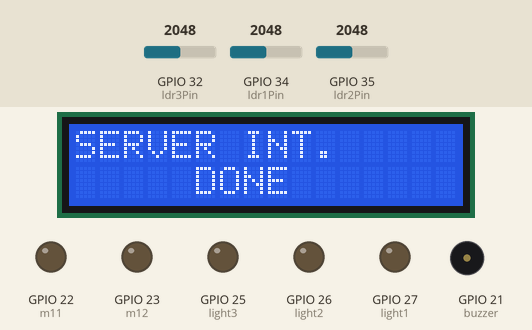
Bench run of a sketch on a simulated ESP32. Parts: 16×2 character LCD, output pins drawn as LEDs (lit = HIGH), buzzer (waves = sounding, pin HIGH). The test bench sets the inputs (shaded band); at power-on: GPIO 32 (ldr3Pin) = 2048, GPIO 34 (ldr1Pin) = 2048, GPIO 35 (ldr2Pin) = 2048. WiFi joins after 1.5 s; servers stay silent unless stated; uploads are accepted with an empty reply; what the sketch prints to the serial monitor is not drawn.

Above: at 9.6 s.
At 14.2 s:
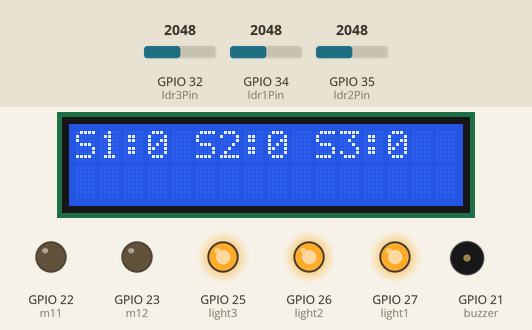
14.3 s: GPIO 32 (ldr3Pin) set to 1048
16.8 s: GPIO 32 (ldr3Pin) set to 943
At 17.9 s:
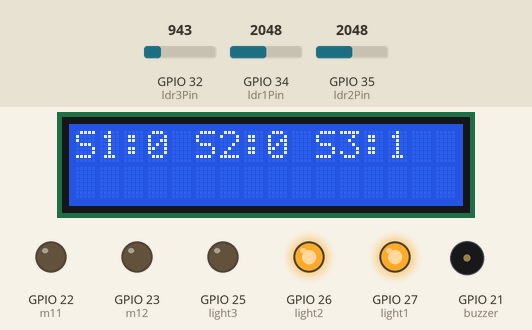
19.1 s: GPIO 34 (ldr1Pin) set to 1053
21.7 s: GPIO 34 (ldr1Pin) set to 962
At 23.2 s:
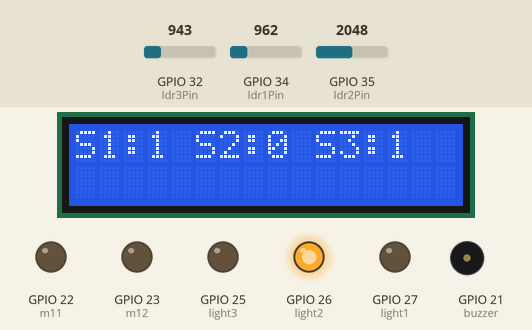
24.0 s: GPIO 35 (ldr2Pin) set to 1042
26.6 s: GPIO 35 (ldr2Pin) set to 956
At 28.7 s:
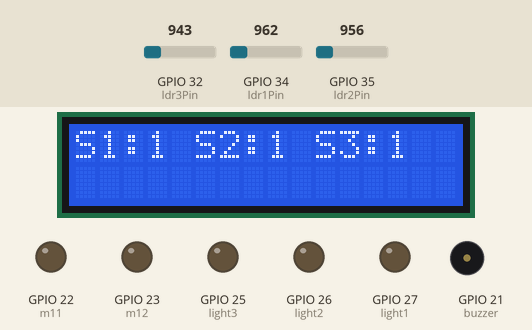
Timing chart, 0 to 30.2 s (numbered marks = the images above; inputs shaded):
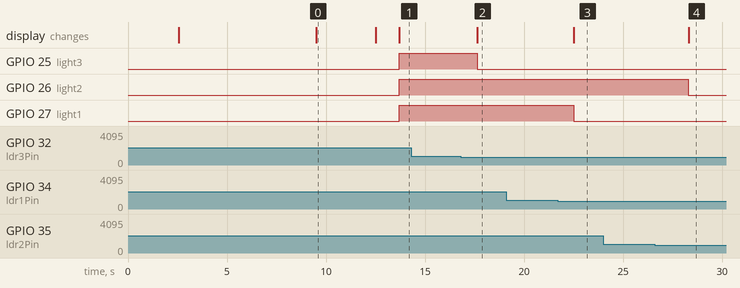

The sketch:

advanced_parking_slots_3_slots_bookingWORKING_WITH_LIGHTS.ino
```cpp
#include <WiFi.h>
#include <HTTPClient.h>
#include <LiquidCrystal.h>
#include <String.h>

int count1 = 0;                                          // count = 0
char input[12];

LiquidCrystal lcd (15,2,4,16,17,5);

#define ldr1Pin 34
#define ldr2Pin 35
#define ldr3Pin 32
#define ldr4Pin 33
#define ir 18
#define m11 22
#define m12 23
#define buzzer 21
#define light1 27
#define light2 26
#define light3 25


void send2server (String linkk);


// WiFi parameters to be configured
const char* ssid = "project12"; // Hoofdlettergevoelig
const char* password = "project123456"; // Hoofdlettergevoelig

String a1 = "http://sms.scubedigi.com/api.php?username=Mydreamacd&password=Mydre@m123&to=9652490222&from=MYDREM&message=";
String msg = "\0";
String updat = "http://projectsiot.xyz/IoTProjects/CarBooking/carbslot1.php?a=";
String gett = "http://projectsiot.xyz/IoTProjects/CarBooking/carslotup.php";
String rs = "\0";

char v1 = '\0';
char v2 = '\0';
char v3 = '\0';

char s1 = '\0';
char s2 = '\0';
char s3 = '\0';

int flag1 = 30000;
int flag2 = 30000;
int flag3 = 30000;

int ldr1  = 0;
int ldr2  = 0;
int ldr3 = 0;


String L1 = "N";
String L2 = "N";
String L0 = "N";

void forward ()
{
  digitalWrite(m11,HIGH);
  digitalWrite(m12,LOW);
}
void backward ()
{
  digitalWrite(m12,HIGH);
  digitalWrite(m11,LOW);
}

void stopp ()
{
  digitalWrite(m12,LOW);
  digitalWrite(m11,LOW);
}


void setup() {
  Serial.begin(9600);
  Serial.println("power up");


lcd.begin(16, 2);
  lcd.clear();
  lcd.setCursor(0, 0);
  lcd.print("ADVANCED PARKING");
  lcd.setCursor( 0, 1);
  lcd.print("PARKING SYSTEM     ");
  delay(2500);

   pinMode(ldr1Pin,INPUT);
          pinMode(ldr2Pin,INPUT);
          pinMode(ldr3Pin,INPUT);
          pinMode(ldr4Pin,INPUT);
          pinMode(ir,INPUT);
          pinMode(buzzer,OUTPUT);
          pinMode(m11,OUTPUT);
          pinMode(m12,OUTPUT);
pinMode(light1,OUTPUT);
pinMode(light2,OUTPUT);
pinMode(light3,OUTPUT);


lcd.clear();
lcd.setCursor(0,0);
        lcd.print("CONNECTING--TO");
        lcd.setCursor( 2,1);
         lcd.print(ssid);
         delay(100);

Serial.print("Bezig met verbinden");
  WiFi.begin(ssid, password); // Connect to WiFi

  // while wifi not connected yet, print '.'
  // then after it connected, get out of the loop
  while (WiFi.status() != WL_CONNECTED) {
     delay(500);
     Serial.print(".");
  }

  // Verbonden.
  Serial.println("OK!");

  // Access Point (SSID).
  Serial.print("SSID: ");
  Serial.println(WiFi.SSID());

  // IP adres.
  Serial.print("IP: ");
  Serial.println(WiFi.localIP());
Serial.println("state---------------1");
  // Signaalsterkte.
  long rssi = WiFi.RSSI();
  Serial.print("Signaal sterkte (RSSI): ");
  Serial.print(rssi);
  Serial.println(" dBm");
  Serial.println("");


Serial.print("A = "); Serial.println(updat+"0&b=0&c=0&d=0");


if(WiFi.status()== WL_CONNECTED){ //Check WiFi connection status

    HTTPClient http; //Declare an object of class HTTPClient

  http.begin(updat+"0&b=0&c=0&d=0");

int httpCode = http.GET(); //Send the request
    if (httpCode > 0) { //Check the returning code
      String payload = http.getString(); //Get the request response payload
      Serial.println(payload); //Print the response payload
    }
    http.end(); //Close connection

delay(5000);

  lcd.setCursor(0, 0);
  lcd.print("SERVER INT.       ");
  lcd.setCursor( 0, 1);
  lcd.print("     DONE     ");
delay(3000);

}

lcd.clear ();

lcd.setCursor(0,0);
lcd.print("S1:");
lcd.setCursor(5,0);
lcd.print("S2:");
lcd.setCursor(10,0);
lcd.print("S3:");


lcd.setCursor(3,0);
lcd.print("0");
lcd.setCursor(8,0);
lcd.print("0");
lcd.setCursor(13,0);
lcd.print("0");

  lcd.setCursor(0,1);
  lcd.print("GATE -- CLOSE    ");
  delay(200);

}


void loop()
{

flag1++;
flag2++;
flag3++;

if(WiFi.status()== WL_CONNECTED){ //Check WiFi connection status

    HTTPClient http; //Declare an object of class HTTPClient
 http.begin(gett);

int httpCode = http.GET(); //Send the request
    if (httpCode > 0) { //Check the returning code
      String payload = http.getString(); //Get the request response payload
      Serial.println("PAYLOAD="+payload); //Print the response payload


Serial.println(payload[payload.indexOf("sts0")+7]);
Serial.println(payload[payload.indexOf("sts1")+7]);
Serial.println(payload[payload.indexOf("sts2")+7]);

 v1 = payload[payload.indexOf("sts0")+7];
 v2 = payload[payload.indexOf("sts1")+7];
 v3 = payload[payload.indexOf("sts2")+7];

Serial.println("v1="+String(v1));
Serial.println("v2="+String(v2));
Serial.println("v3="+String(v3));

/*
lcd.setCursor(3,0);
lcd.print("0");
lcd.setCursor(8,0);
lcd.print("0");
lcd.setCursor(13,0);
lcd.print("0");

lcd.setCursor(3,1);
lcd.print("0");
lcd.setCursor(9,1);
lcd.print("0");

*/

ledcheck ();

if (v1 == 'Y')
{
  //v= '0';
  Serial.println("slot-1 booked from server");
flag1 = 0;
v1 = '1';
lcd.setCursor(3,0);
lcd.print("1");
delay(100);
rs = updat + v1 + "&b=" + v2 + "&c=" + v3;
send2server (rs);
msg = a1 + "SLOT-1%20BOOKED";
//send2server (msg);
send2server (gett);
}
else
{
  flag1 = 5000;
}
if (v2 == 'Y')
{
  Serial.println("SLOT-2 BOOKED FROM SERVER");
//v = '0';
flag2 = 0;
lcd.setCursor(8,0);
lcd.print("1");
delay(100);
v2='1';
 rs = updat + v1 + "&b=" + v2 + "&c=" + v3;
send2server (rs);
msg = a1 + "SLOT-2%20BOOKED";
//send2server (msg);
send2server (gett);
}
else
{
  flag2 = 5000;
}
if (v3 == 'Y')
{
  Serial.println("slot - 3 booked form server");
//v = '0';
flag3 = 0;
lcd.setCursor(13,0);
lcd.print("1");
delay(100);
v3 = '1';
 rs = updat + v1 + "&b=" + v2 + "&c=" + v3;
send2server (rs);
msg = a1 + "SLOT-3%20BOOKED";
//send2server (msg);
send2server (gett);
}
else
{
  flag3 = 5000;
}


    http.end(); //Close connection

delay(500);
}
}


ldr1 = analogRead(ldr1Pin);
ldr2 = analogRead(ldr2Pin);
ldr3 = analogRead(ldr3Pin);

Serial.println("ldr1 = "+String(ldr1));
Serial.println("ldr2 = "+String(ldr2));
Serial.println("ldr3 = "+String(ldr3));

if(ldr1 < 1000)
{
  if (v1 == '0')
{
  Serial.println("s1 - 1");
 s1 = '1';
 v1 = '1';

}
}
else
{
  if (flag1 > 100)
  {
 Serial.println("s1 - 0");
 s1 = '0';
 v1 = '0';

  }
}
if(ldr2 < 1000)
{
  if (v2 == '0')
{
  Serial.println("s2 - 1");
 s2 = '1';
 v2 = '1';

}
}
else
{
  if (flag2 > 100)
  {
 Serial.println("s2 - 0");
 s2 = '0';
 v2 = '0';

  }
}
if(ldr3 < 1000)
{
  if (v3 == '0')
{
  Serial.println("s3 - 1");
 s3 = '1';
 v3 = '1';
}
}
else
{
  if (flag3 > 100)
  {
 Serial.println("s3 - 0");
 s3 = '0';
 v3 = '0';

  }
}
rs = updat + v1 + "&b=" + v2 + "&c=" + v3;
send2server (rs);

ledcheck ();

lcd.clear ();
lcd.setCursor(0,0);
lcd.print("S1:");
lcd.setCursor(5,0);
lcd.print("S2:");
lcd.setCursor(10,0);
lcd.print("S3:");


lcd.setCursor(3,0);
lcd.print(v1);
lcd.setCursor(8,0);
lcd.print(v2);
lcd.setCursor(13,0);
lcd.print(v3);

if(Serial.available())
   {
      count1 = 0;
      while(Serial.available() && count1 < 12)          // Read 12 characters and store them in input array
      {
         input[count1] = Serial.read();
         count1++;
         delay(5);
      }//WHILE
//

 Serial.println(input);                           // Print RFID tag number
   Serial.print("input[10] is "); Serial.println(input[10]);
//////////////////////////////
if (input[10]=='E')
{


  Serial.println("ir detected...........");
if((v1=='0')||(v2=='0')||(v3=='0'))
{
  Serial.println("gate opening");
  lcd.setCursor(0,1);
  lcd.print("GATE OPENING    ");
  forward ();
  lcd.setCursor(0,1);
  lcd.print("GATE -- OPEN    ");
  delay(2500);
  stopp ();
  delay(3000);
  lcd.setCursor(0,1);
  lcd.print("GATE CLOSING    ");
  backward ();
  delay(2500);
  lcd.setCursor(0,1);
  lcd.print("GATE -- CLOSE    ");
  delay(200);
  stopp ();
}
else
{
  Serial.println("all slots full");

  lcd.setCursor(0,1);
  lcd.print("ALL SLOTS FULL       ");
  delay(2000);
}
}

    }


} // LOOP

void send2server (String linkk)
{
Serial.print("rs = "); Serial.println(linkk);
if(WiFi.status()== WL_CONNECTED){ //Check WiFi connection status

    HTTPClient http; //Declare an object of class HTTPClient
 http.begin(linkk);

int httpCode = http.GET(); //Send the request
    if (httpCode > 0) { //Check the returning code
      String payload = http.getString(); //Get the request response payload
      Serial.println(payload); //Print the response payload
    }
    http.end(); //Close connection

delay(500);
}
}
void sendsms (String link)
{
Serial.print("msg = "); Serial.println(link);
if(WiFi.status()== WL_CONNECTED){ //Check WiFi connection status

    HTTPClient http; //Declare an object of class HTTPClient
 http.begin(link);

int httpCode = http.GET(); //Send the request
    if (httpCode > 0) { //Check the returning code
      String payload = http.getString(); //Get the request response payload
      Serial.println(payload); //Print the response payload
    }
    http.end(); //Close connection

delay(500);
}
}
void lcdstring (int a, int b, String data)
{
  lcd.setCursor(a,b);
  lcd.print(data);
}
void ledcheck ()
{
 if(v1=='0')
 {
  digitalWrite(light1,HIGH);
 }
 else {
  digitalWrite(light1,LOW);
 }
 if(v2=='0')
 {
  digitalWrite(light2,HIGH);
 }
 else {
  digitalWrite(light2,LOW);
 }
 if(v3=='0')
 {
  digitalWrite(light3,HIGH);
 }
 else {
  digitalWrite(light3,LOW);
 }
}
```

Measured:
- the behaviour switches between 1000 and 999 on GPIO 32 (ldr3Pin) (found by bisection; images 1 and 2)
- the behaviour switches between 1000 and 999 on GPIO 34 (ldr1Pin) (found by bisection; images 2 and 3)
- the behaviour switches between 1000 and 999 on GPIO 35 (ldr2Pin) (found by bisection; images 3 and 4)
- after the input at 14.3 s, every drawn part: stays the same
- after the input at 16.8 s, GPIO 25 (light3): HIGH → LOW after 0.83 s; the display: changes after 0.83 s (image 2)
- after the input at 19.1 s, every drawn part: stays the same
- after the input at 21.7 s, GPIO 27 (light1): HIGH → LOW after 0.81 s; the display: changes after 0.81 s (image 3)
- after the input at 24.0 s, every drawn part: stays the same
- after the input at 26.6 s, GPIO 26 (light2): HIGH → LOW after 1.7 s; the display: changes after 1.7 s (image 4)
- what the display in image 0 shows lasts 3.0 s, from 9.5 s to 12.5 s
